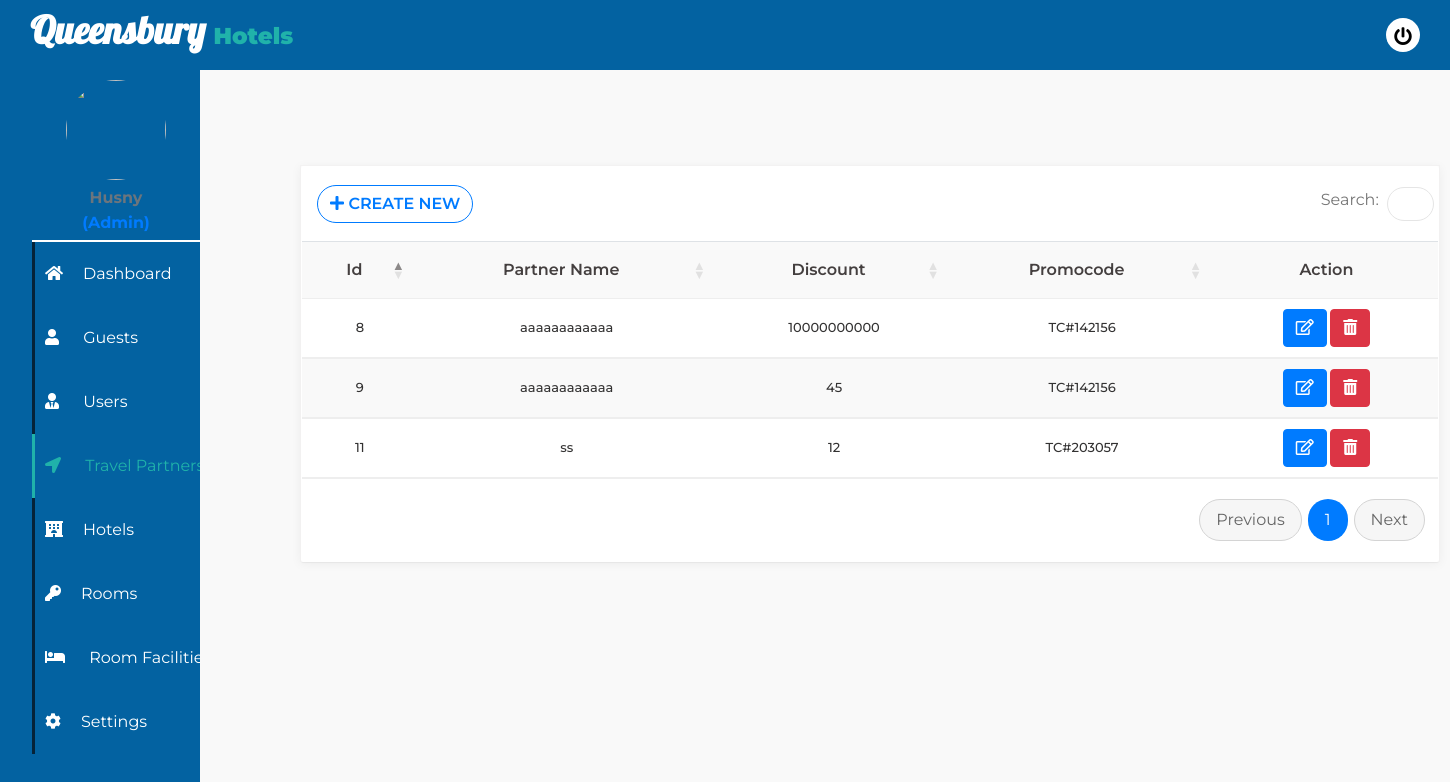
/Admin/travelpartners.php (signed in), run on the app's committed database.
### tables this page shows
CREATE TABLE `user` (
  `id` int(11) NOT NULL,
  `fname` varchar(150) NOT NULL,
  `lname` varchar(150) NOT NULL,
  `mobile` varchar(20) NOT NULL,
  `email` varchar(100) NOT NULL,
  `username` varchar(30) NOT NULL,
  `password` varchar(30) NOT NULL,
  `role` char(10) NOT NULL,
  `profile` varchar(255) NOT NULL
);

CREATE TABLE `travelpartner` (
  `id` int(100) NOT NULL,
  `name` varchar(255) NOT NULL,
  `discount` varchar(100) NOT NULL,
  `promocode` varchar(20) NOT NULL
);

### Admin/travelpartners.php (the view, shortened to what this page needs)
<?php
include('./header.php');
include('./links.php');
include('./connection.php');
?>
<!DOCTYPE html>
<html lang="en">
<head>
</head>
<body>
    <div class="container body">
        <div class="row">
            <div class="col-md-12 main-datatable">
                <div class="card_body">
                    <div class="row d-flex">
                        <div class="col-sm-4 createSegment">
                            <a class="btn dim_button create_new" href="addtravelpartner.php"> <i class="fa fa-plus" aria-hidden="true"></i> Create New</a>
                        </div>
                        <div class="col-sm-8 add_flex">
                            <div class="form-group searchInput">
                                <label for="search">Search:</label>
                                <input type="search" name="search" class="form-control" id="filterbox" placeholder=" ">
                            </div>
                        </div>
                    </div>
                    <div class="overflow-x">
                        <table style="width:100%;" id="filtertable" class="table cust-datatable dataTable no-footer">
                            <thead>
                                <tr>
                                    <th scope="col">Id</th>
                                    <th scope="col">Partner Name</th>
                                    <th scope="col">Discount</th>
                                    <th scope="col">Promocode</th>
                                    <th scope="col">Action</th>
                                </tr>
                            </thead>
                            <tbody>
                            <?php
                                $query = "SELECT * FROM travelpartner";
                                $res = mysqli_query($connect, $query);
                                while ($row = mysqli_fetch_assoc($res)) {
                                    $id = $row['id'];
                                    $name = $row['name'];
                                    $discount = $row['discount'];
                                    $promocode = $row['promocode'];
                                ?>
                                    <tr>
                                        <td><?php echo $id ?></td>
                                        <td><?php echo $name ?></td>
                                        <td><?php echo $discount ?></td>
                                        <td><?php echo $promocode ?></td>
                                        <td>
                                            <a href="updatetravelpartner.php?tpupid=<?php echo $id; ?>" class="btn btn-primary"><i class="far fa-edit"></i>
                                            </a>
                                                <a href="travelpartners.php?del=<?php echo $id; ?>" onclick="return confirm('Are you sure to delete?')"
                                                class="btn btn-danger"><i class="fas fa-trash-alt"></i>
                                                </a>
                                        </td>
                                    </tr>
                                    <?php } ?>
                            </tbody>
                        </table>
                    </div>
                </div>
            </div>
        </div>
    </div>
</body>
</html>

### Admin/header.php (shortened to what this page needs)
<!DOCTYPE html>
<html lang="en">
<head>
    <link rel="stylesheet" href="./assets/css/style.css">
    <link rel="stylesheet" href="./assets/fontawesome/css/all.css">
    <link rel="stylesheet" href="./assets/bootstrap/dist/css/bootstrap.min.css">
</head>
<?php
include('./connection.php');
?>
<?php
$url_array =  explode('/', $_SERVER['REQUEST_URI']);
$url = end($url_array);
?>
<?php
if(isset($_SESSION['aduser']) || isset($_SESSION['manuser']) || isset($_SESSION['cluser']))
{
    $set_id=$_SESSION['id'];
    $sql = "select * from user where id='$set_id'";
    $res = mysqli_query($connect, $sql);
    $row = mysqli_fetch_array($res);
    $fname = $row['fname'];
    $profile = $row['profile'];
    $role = $row['role'];
}
?>
<body>
    <div class="wrapper">
        <div class="header">
            <div class="header-menu">
                <div class="title">Queensbury <span>Hotels</span></div>
                <ul>
                    <li><a href="logout.php"><i class="fas fa-power-off"></i></a></li>
                </ul>
            </div>
        </div>
        <div class="sidebar">
            <ul class="sidebar-menu">
            <li class="text-center profile">
                    <?php if ($profile) : ?>
                        <img src="images/<?php echo $profile ?>">
                    <?php else : ?>
                        <img src="images/admin.png">
                    <?php endif ?>
                    <div class="text-muted">
                        <?php echo $fname; ?>
                    </div>
                    <div class="text-primary" style="user-select:none;">(<?php echo $role ?>)</div>
                </li>
                <?php
                if(isset($_SESSION['aduser'])){
                ?>
                <li class="item">
                    <a class="menu-btn <?php if ($url == 'dashboard.php') {
                                            echo "current";
                                        } ?>" href="dashboard.php"><i class="fas fa-home mar"></i><span>Dashboard</span></a>
                </li>
                <?php }?>
                <?php
                if(isset($_SESSION['aduser'])){
                ?>
                <li class="item">
                    <a class="menu-btn <?php if ($url == 'showcustomer.php' || $url == 'addguests.php' || isset($_GET['updateid'])) {
                                            echo "current";
                                        } ?>" href="showcustomer.php"><i class="fas fa-user mar"></i> <span>Guests</span></a>
                </li>
                <?php }?>
                <?php
                if(isset($_SESSION['aduser'])){
                ?>
                <li class="item">
                    <a class="menu-btn <?php if ($url == 'showuser.php' || $url == 'userregister.php' || isset($_GET['updateid'])) {
                                            echo "current";
                                        } ?>" href="showuser.php"><i class="fas fa-user-tie mar"></i> <span>Users</span></a>
                </li>
                <?php }?>
                <?php
                if(isset($_SESSION['aduser'])){
                ?>
                <li class="item">
                    <a class="menu-btn <?php if ($url == 'travelpartners.php' || $url == 'addtravelpartner.php' || isset($_GET['updateid'])) {
                                            echo "current";
                                        } ?>" href="travelpartners.php"> <i class="fas fa-location-arrow mar"></i> <span>Travel Partners</span></a>
                </li>
                <?php }?>
                <?php
                if(isset($_SESSION['aduser'])){
                ?>
                <li class="item">
                    <a class="menu-btn <?php if ($url == 'viewhotels.php' || isset($_GET['dbid']) || isset($_GET['upid']) || $url == 'addhotels.php') {
                                            echo "current";
                                        } ?>" href="viewhotels.php"><i class="fas fa-regular fa-hotel mar"></i><span>Hotels</span></a>
                </li>
                <?php }?>
                <?php
                if(isset($_SESSION['aduser'])){
                ?>
                <li class="item">
                    <a class="menu-btn <?php if ($url == 'viewrooms.php' || isset($_GET['dbid']) || isset($_GET['ubid']) || $url == 'addrooms.php') {
                                            echo "current";
                                        } ?>" href="viewrooms.php"><i class="fas fa-key mar"></i><span>Rooms</span></a>
                </li>
                <?php }?>
                <?php
                if(isset($_SESSION['aduser'])){
                ?>
                <li class="item">
                    <a class="menu-btn <?php if ($url == 'showroomtype.php' || $url == 'addroomtypes.php' || isset($_GET['updateid'])) {
                                            echo "current";
                                        } ?>" href="showroomtype.php"><i class="fas fa-bed mar"></i> <span>Room Facilities</span></a>
                </li>
                <?php }?>
                <li class="item" style="padding-bottom: 50px">
                    <a href="settings.php" class="menu-btn <?php if ($url == 'settings.php') {
                                                                echo "current";
                                                            } ?>"><i class="fas fa-cog  mar"></i><span>Settings</span></a>
                </li>
            </ul>
        </div>
    </div>
</body>
</html>

### Admin/assets/css/style.css (style rules this page uses)
* { margin: 0; padding: 0; list-style: none; text-decoration: none; box-sizing: border-box; font-family: "Montserrat", sans-serif; }
body { background: #eee; }
.wrapper .header { z-index: 1; background: #0362a1; position: fixed; width: calc(100% - 0%); height: 70px; display: flex; top: 0; }
.wrapper .header .header-menu { width: calc(100% - 0%); height: 100%; display: flex; justify-content: space-between; align-items: center; padding: 0 20px; }
.wrapper .header .header-menu .title { font-family: 'Lobster', cursive; color: #fff; margin-bottom: 10px; margin-left: 10px; font-size: 38px; font-weight: 900; user-select: none; }
.wrapper .header .header-menu .title span { color: lightseagreen; font-size: 23px; }
.wrapper .header .header-menu ul { margin-top: 15px; display: flex; }
.wrapper .header .header-menu ul li a { background: #fff; color: #000; display: block; margin: 0 10px; font-size: 18px; width: 34px; height: 34px; line-height: 38px; text-align: center; border-radius: 50%; transition: 0.3s; transition-property: color; }
.wrapper .sidebar { z-index: 1; background: #0362a1; position: fixed; top: 70px; width: 200px; height: calc(100% - 9%); transition: 0.3s; transition-property: width; overflow-y: auto; }
.wrapper .sidebar .sidebar-menu { overflow: hidden; }
.wrapper .sidebar .sidebar-menu .profile { border-bottom: 2px solid #fff; }
.wrapper .sidebar .sidebar-menu .profile img { margin: 10px 0; width: 100px; height: 100px; border-radius: 50%; user-select: none; }
.wrapper .sidebar .sidebar-menu .profile div { line-height: 15px; font-weight: 700; margin-bottom: 10px; }
.wrapper .sidebar .sidebar-menu .item { width: 200px; overflow: hidden; user-select: none; }
.wrapper .sidebar .sidebar-menu .item a { display: block; color: #fff; position: relative; border-left: 3px solid #052339; padding: 20px 10px; transition: 0.3s; transition-property: color; }
.wrapper .sidebar .sidebar-menu .item a.current { color: lightseagreen; border-left: 3px solid lightseagreen; }
.wrapper .sidebar .sidebar-menu .item .menu-btn .mar { margin-right: 20px; }

### Admin/assets/css/bstyle.css (style rules this page uses)
.body { margin-top: 75px; margin-left: 200px; }

### Admin/css/style.css (style rules this page uses)
body { font-family: 'Raleway', sans-serif; background: #f9f9f9; }
.main-datatable { padding: 0px; border: 1px solid #f3f2f2; border-bottom: 0; box-shadow: 0px 2px 10px rgba(0, 0, 0, .05); margin-top: 90px; margin-left: 100px; }
.d-flex { display: flex; align-items: center; justify-content: space-between; }
.card_body { background-color: white; border: 1px solid transparent; border-radius: 2px; -webkit-box-shadow: 0 1px 1px rgba(0, 0, 0, 0.05); box-shadow: 0 1px 1px rgba(0, 0, 0, 0.05); }
.main-datatable .row { margin: 0; }
.searchInput { width: 50%; display: flex; align-items: center; position: relative; justify-content: flex-end; margin: 20px 0px; padding: 0px 4px; }
.searchInput input { border: 1px solid #e5e5e5; border-radius: 50px; margin-left: 8px; height: 34px; width: 100%; padding: 0px 25px 0px 10px; transition: all .6s ease; }
.searchInput label { color: #767676; font-weight: normal; }
.dim_button { display: inline-block; color: #fff; text-decoration: none; text-transform: uppercase; text-align: center; padding-top: 6px; background: rgb(57, 85, 136); margin-right: 10px; position: relative; cursor: pointer; font-weight: 600; margin-bottom: 20px; }
.createSegment a { margin-bottom: 0px; border-radius: 50px; background: #ffffff; border: 1px solid #007bff; color: #007bff; transition: all .4s ease; }
.add_flex { display: flex; justify-content: flex-end; padding-right: 0px; }
.main-datatable .dataTable.no-footer { border-bottom: 1px solid #eee; }
.main-datatable .cust-datatable thead { background-color: #f9f9f9; }
.main-datatable .cust-datatable>thead>tr>th { border-bottom-width: 0; color: #443f3f; font-weight: 600; padding: 16px 15px; vertical-align: middle; padding-left: 18px; text-align: center; }
.main-datatable .cust-datatable>tbody td { padding: 10px 15px 10px 18px; color: #333232; font-size: 13px; font-weight: 500; word-break: break-word; border-color: #eee; text-align: center; vertical-align: middle; }
.main-datatable .cust-datatable>tbody tr { border-top: none; }
.main-datatable .table>tbody>tr:nth-child(even) { background: #f9f9f9; }

### data on the page
user: fname "Husny", role "Admin"
travelpartner: id "8", name "aaaaaaaaaaaa", discount "10000000000", promocode "TC#142156"
travelpartner: id "9", name "aaaaaaaaaaaa", discount "45", promocode "TC#142156"
travelpartner: id "11", name "ss", discount "12", promocode "TC#203057"
